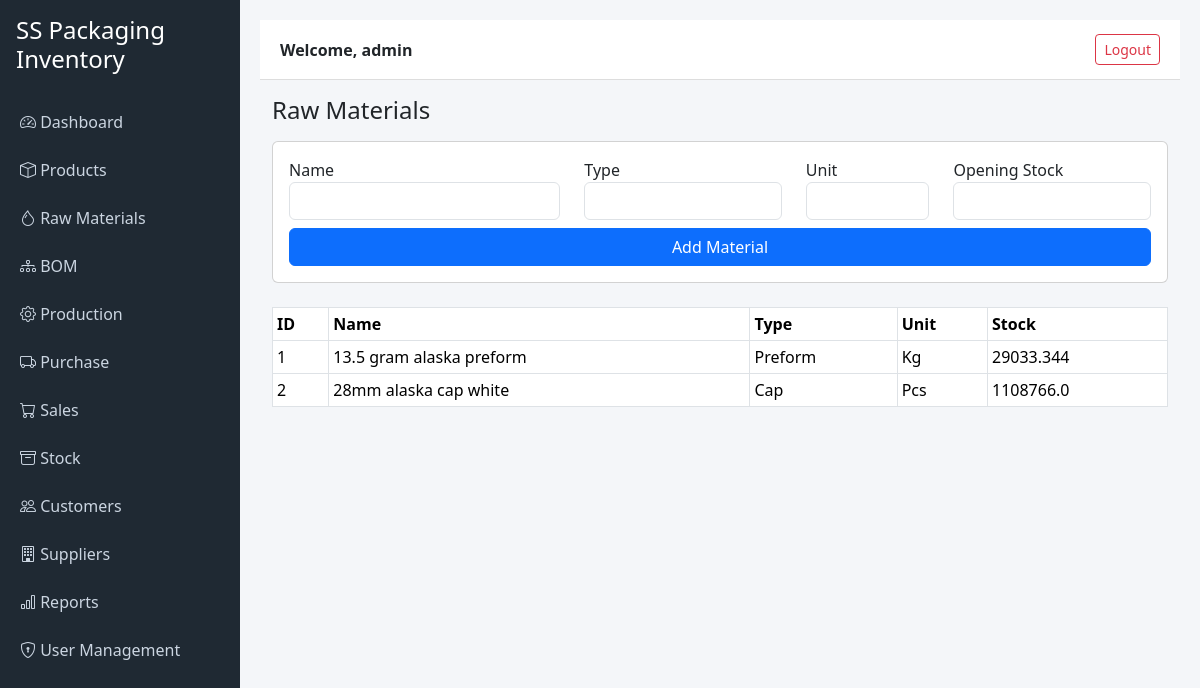
Page /raw-materials (signed in) on the earlier database version.
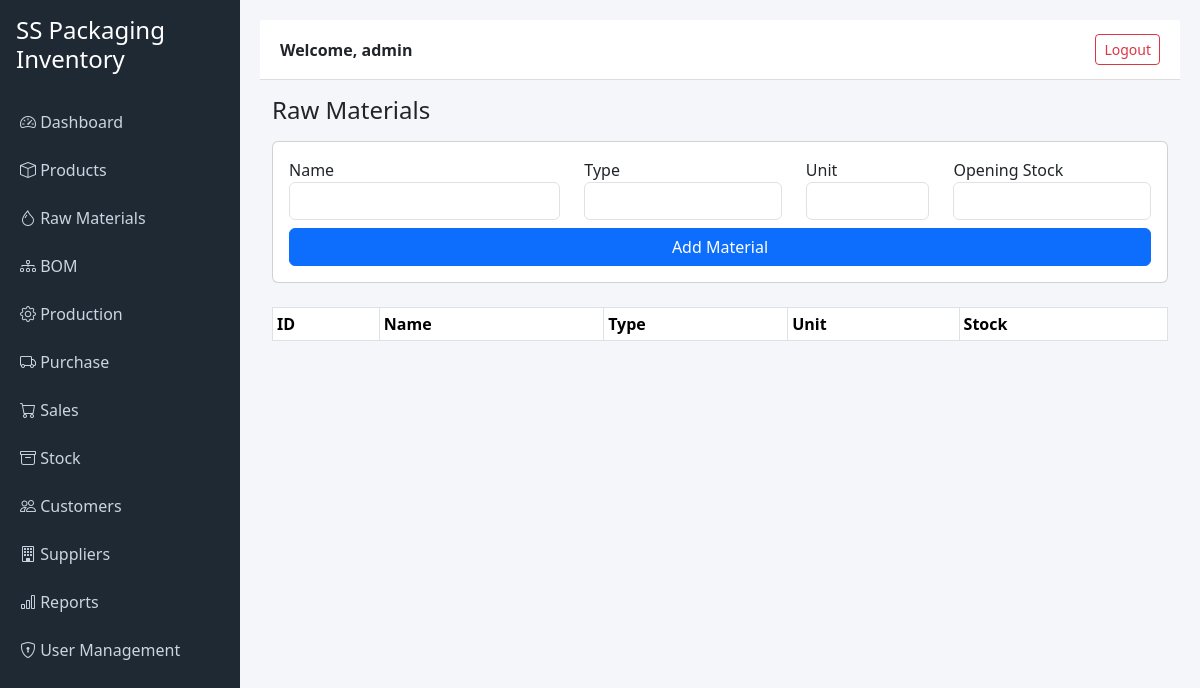
Same page on the later database version.
### tables this page shows
CREATE TABLE raw_materials (
    id INTEGER PRIMARY KEY AUTOINCREMENT,
    name TEXT NOT NULL,
    material_type TEXT NOT NULL,
    unit TEXT NOT NULL,
    current_stock REAL DEFAULT 0
);

### app.py (the view, shortened to what this page needs)
@app.route("/raw-materials", methods=["GET", "POST"])
@login_required(role=["admin", "data_entry"])
def raw_materials():
    conn = get_db_connection()
    materials = conn.execute("SELECT * FROM raw_materials").fetchall()
    conn.close()
    return render_template("raw_materials.html", materials=materials)

### app.py (called while the page is built)
def get_db_connection():
    base_dir = os.path.dirname(os.path.abspath(__file__))
    db_path = os.path.join(base_dir, "inventory.db")
    conn = sqlite3.connect(db_path)
    conn.row_factory = sqlite3.Row
    return conn

def login_required(role=None):
    def wrapper(f):
        @wraps(f)
        def decorated_function(*args, **kwargs):
            if "user_id" not in session:
                return redirect("/login")
            if role:
                user_role = session.get("role")
                if isinstance(role, list):
                    if user_role not in role:
                        return "Access Denied", 403
                else:
                    if user_role != role:
                        return "Access Denied", 403
            return f(*args, **kwargs)
        return decorated_function
    return wrapper

### templates/raw_materials.html
{% extends "base.html" %}
{% block content %}
<h4 class="mb-3">Raw Materials</h4>
<form method="post" class="card p-3 mb-4">
    <div class="row mb-2">
        <div class="col-md-4">
            <label>Name</label>
            <input type="text" name="name" class="form-control" required>
        </div>
        <div class="col-md-3">
            <label>Type</label>
            <input type="text" name="material_type" class="form-control">
        </div>
        <div class="col-md-2">
            <label>Unit</label>
            <input type="text" name="unit" class="form-control">
        </div>
        <div class="col-md-3">
            <label>Opening Stock</label>
            <input type="number" step="0.001" name="current_stock" class="form-control">
        </div>
    </div>
    <button class="btn btn-primary">Add Material</button>
</form>
<table class="table table-bordered table-sm">
    <tr>
        <th>ID</th>
        <th>Name</th>
        <th>Type</th>
        <th>Unit</th>
        <th>Stock</th>
    </tr>
    {% for m in materials %}
    <tr>
        <td>{{ m.id }}</td>
        <td>{{ m.name }}</td>
        <td>{{ m.material_type }}</td>
        <td>{{ m.unit }}</td>
        <td>{{ m.current_stock }}</td>
    </tr>
    {% endfor %}
</table>
{% endblock %}

Differences in the rows shown:
removed raw_materials: id "1", name "13.5 gram alaska preform", material_type "Preform", unit "Kg", current_stock "29033.344"
removed raw_materials: id "2", name "28mm alaska cap white", material_type "Cap", unit "Pcs", current_stock "1108766.0"
